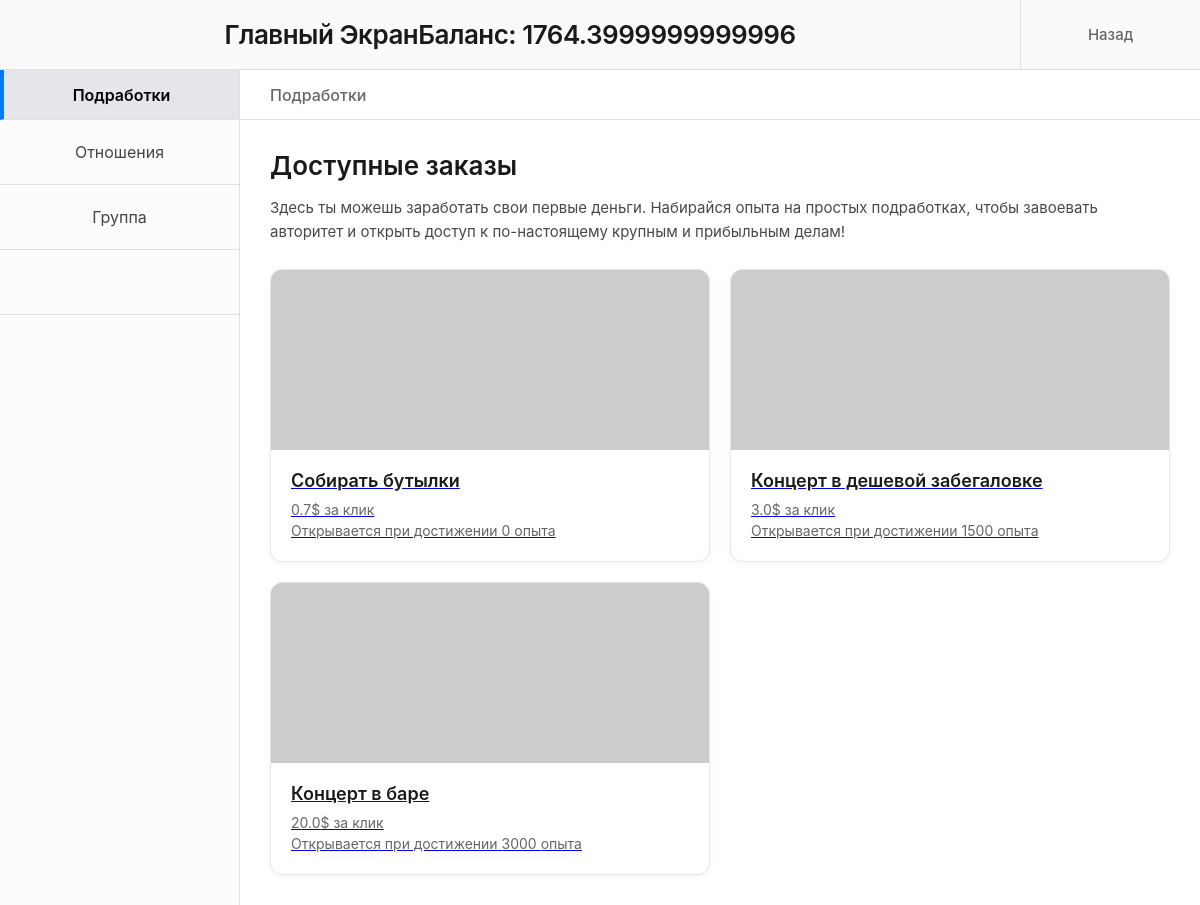
Page /computer (signed in) on the committed database.
### models.py (models this page shows)
class BaseModel(Model):
    class Meta:
        database = db

class Player(BaseModel):
    avatar = ForeignKeyField(Avatars, backref="players")
    login = CharField(unique=True)
    password = CharField()
    hp = IntegerField(default=100)
    energy = IntegerField(default=100)
    max_hp = IntegerField(default=100)
    max_energy = IntegerField(default=100)
    charisma = IntegerField(default=0)
    charisma_bonus = IntegerField(default=0)
    money = FloatField(default=0)
    glory = IntegerField(default=0)
    xp = IntegerField(default=0)
    xp_bonus = FloatField(default=1)
    age = IntegerField()
    name = CharField()
    location = ForeignKeyField(Locations, backref="players", null = True)
    job = ForeignKeyField(Jobs, backref="players", null=True)
    satiety = IntegerField(default=100)
    max_satiety = IntegerField(default=100)
    hydration = IntegerField(default=100)
    max_hydration = IntegerField(default=100)
    time = IntegerField(default=0)
    days = IntegerField(default=0)

class Jobs(BaseModel):
    name = CharField()
    salary = FloatField()
    need_xp = IntegerField()
    need_charisma = IntegerField()
    time_cost = IntegerField()
    energy_cost = IntegerField()
    open_from = IntegerField()
    open_to = IntegerField()
    link = CharField()

### main.py (the view)
@app.route("/computer")
def computer():
    player = Player.get_or_none(Player.login == session.get("login"))
    avatar = Avatars.get_or_none(Avatars.id == player.avatar)
    hours = player.time // 60
    minutes = player.time % 60
    job = Jobs.select()
    relations = Relations.select().where(Relations.player_id == player.id)
    band = Band.get_or_none(Band.player_id == player.id)
    return render_template("computer.html", player=player, hours=hours, minutes=minutes, avatar=avatar, jobs=job, relations = relations, band=band)

### templates/computer.html (shortened to what this page needs)
<!DOCTYPE html>
<html lang="ru">
<head>
    <link rel="stylesheet" href="../static/css/computer.css">
</head>
<body>
    <div class="window-container">
        <header class="header">
            <div class="header-title">
                <p>Главный Экран </p>
                <p id="balance">Баланс: {{player.money}}</p>
            </div>
            <button class="back-button" onclick="window.history.back();">
                <div>Назад</div>
            </button>
        </header>
        <div class="main-content">
            <aside class="sidebar">
                <div class="sidebar-first-item active" data-tab="tab-jobs">Подработки</div>
                <div class="sidebar-item" data-tab="tab-relations">Отношения</div>
                <div class="sidebar-item" data-tab="tab-group">Группа</div>
                <div class="sidebar-empty-item"></div>
                <div class="sidebar-spacer"></div>
            </aside>
            <main class="content-area">
                <div class="content-subheader" id="current-header">Подработки</div>
                <div class="content-body">
                    <div id="tab-jobs" class="tab-content active">
                        <h2>Доступные заказы</h2>
                        <p class="intro-text">
                            Здесь ты можешь заработать свои первые деньги.
                            Набирайся опыта на простых подработках, чтобы завоевать авторитет и открыть доступ к по-настоящему крупным и прибыльным делам!
                        </p>
                        <div class="jobs-container">
                            {%for job in jobs%}
                            <a href="/job/{{job.link}}">
                            <div class="job-card">
                                <div class="job-card-image">
                                    <img src="https://picsum.photos" >
                                </div>
                                <div class="job-card-info">
                                    <h3>{{job.name}}</h3>
                                    <p>{{job.salary}}$ за клик</p>
                                    <p>Открывается при достижении {{job.need_xp}} опыта</p>
                                </div>
                            </div>
                            </a>
                            {%endfor%}
                        </div>
                    </div>
                </div>
            </main>
        </div>
    </div>
</body>
</html>

### static/css/computer.css (style rules this page uses)
* { box-sizing: border-box; margin: 0; padding: 0; font-family: -apple-system, BlinkMacSystemFont, "Segoe UI", Roboto, Helvetica, Arial, sans-serif; }
html, body { height: 100%; width: 100%; overflow: hidden; background-color: #ffffff; }
.window-container { height: 100vh; width: 100vw; display: grid; grid-template-rows: 70px 1fr; }
.header { display: grid; grid-template-columns: 1fr 180px; border-bottom: 1px solid #e0e0e0; background-color: #fafafa; }
.header-title { display: flex; justify-content: center; align-items: center; font-size: 26px; font-weight: 600; color: #1a1a1a; letter-spacing: -0.5px; }
.back-button { display: flex; flex-direction: column; justify-content: center; align-items: center; border-left: 1px solid #e0e0e0; cursor: pointer; font-size: 15px; font-weight: 500; color: #666666; background: none; border-top: none; border-right: none; border-bottom: none; transition: all 0.2s ease; }
.main-content { display: grid; grid-template-columns: 240px 1fr; height: 100%; }
.sidebar { display: flex; flex-direction: column; border-right: 1px solid #e0e0e0; background-color: #fcfcfc; }
.content-area { display: grid; grid-template-rows: 50px 1fr; background-color: #ffffff; height: 100%; overflow: hidden; }
.sidebar-first-item { height: 50px; border-bottom: 1px solid #e0e0e0; display: flex; justify-content: center; align-items: center; font-size: 16px; color: #444444; cursor: pointer; transition: all 0.15s ease; }
.content-subheader { height: 50px; padding-left: 30px; display: flex; align-items: center; font-size: 16px; font-weight: 500; color: #666666; border-bottom: 1px solid #e0e0e0; background-color: #ffffff; }
.sidebar-item { height: 65px; border-bottom: 1px solid #e0e0e0; display: flex; justify-content: center; align-items: center; font-size: 16px; color: #444444; cursor: pointer; transition: all 0.15s ease; }
.sidebar-empty-item { height: 65px; border-bottom: 1px solid #e0e0e0; }
.sidebar-first-item.active, .sidebar-item.active { background-color: #e5e5ea; color: #000000; font-weight: 600; border-left: 4px solid #007aff; }
.sidebar-spacer { flex-grow: 1; background-color: #fcfcfc; }
.content-body { padding: 30px; overflow-y: auto; height: 100%; }
.tab-content { display: none; animation: fadeIn 0.3s ease; }
.tab-content.active { display: block; }
.tab-content h2 { font-size: 26px; color: #1a1a1a; margin-bottom: 15px; font-weight: 600; }
.tab-content .intro-text { font-size: 15px; color: #48484a; line-height: 1.6; margin-bottom: 25px; }
.jobs-container { display: grid; grid-template-columns: repeat(auto-fill, minmax(320px, 1fr)); gap: 20px; margin-top: 15px; }
.job-card { background-color: #ffffff; border: 1px solid #e5e5ea; border-radius: 12px; overflow: hidden; display: flex; flex-direction: column; box-shadow: 0 2px 8px rgba(0, 0, 0, 0.04); transition: transform 0.2s ease, box-shadow 0.2s ease; }
.job-card-image { width: 100%; height: 180px; background-color: #f2f2f7; overflow: hidden; position: relative; }
.job-card-image img { width: 100%; height: 100%; object-fit: cover; }
.job-card-info { padding: 20px; display: flex; flex-direction: column; flex-grow: 1; }
.job-card-info h3 { font-size: 18px; font-weight: 600; color: #1a1a1a; margin-bottom: 8px; }
.job-card-info p { font-size: 14px; color: #666666; line-height: 1.5; }

### rows in the picture
Player: money "1764.3999999999996"
Jobs: name "Собирать бутылки", salary "0.7", need_xp "0"
Jobs: name "Концерт в дешевой забегаловке", salary "3.0", need_xp "1500"
Jobs: name "Концерт в баре", salary "20.0", need_xp "3000"
